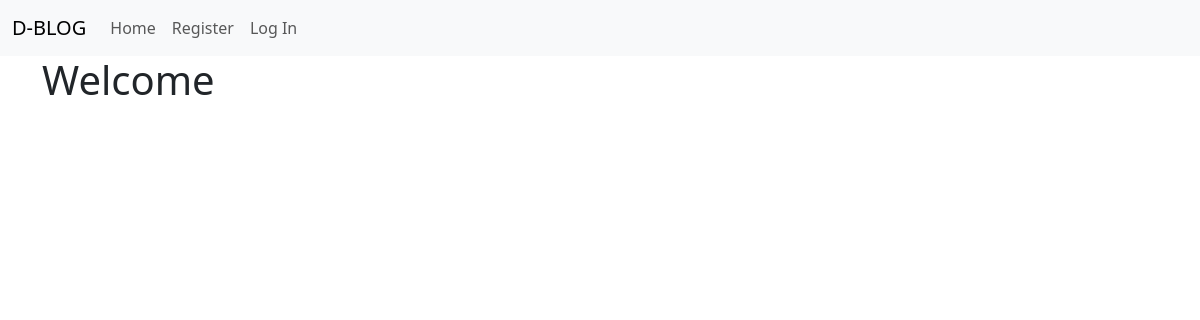
Before: / with the older database file.
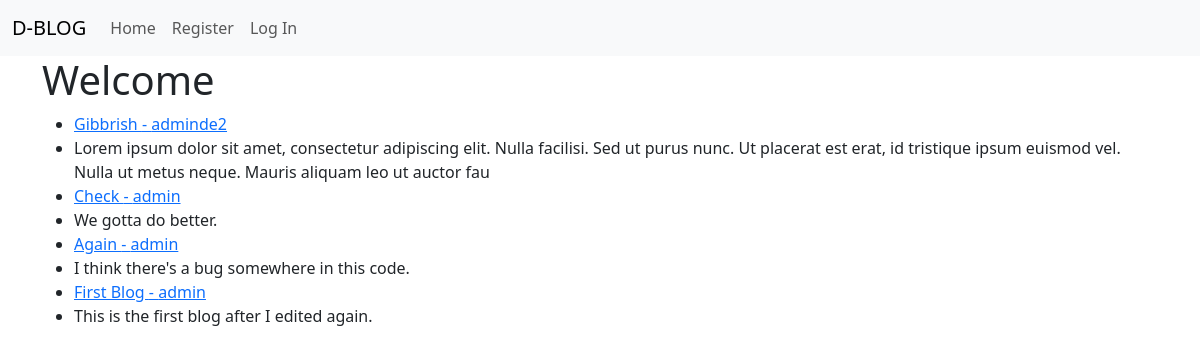
After: the same page with the newer database file.
### blog_post/models.py (models this page shows, shortened)
class Post(models.Model):
    title = models.CharField(max_length=255)
    author = models.ForeignKey(User, on_delete=models.CASCADE)
    content = models.TextField()
    created_at = models.DateTimeField(auto_now_add=True)

### blog_post/views.py (the view)
# urls.py: path('', Home.as_view(), name="blogger_home"),
class Home(ListView):
    model = Post
    template_name = 'home.html'
    ordering = ['-created_at']

### blog_post/templates/home.html (shortened to what this page needs)
{% extends 'layout.html'%}
{% block body %}
    <h1>Welcome</h1>
    <ul>
    {% for post in object_list %}
        <li> <a href="{% url 'details' post.pk %}" >{{post.title}} - {{post.author}}</a>
       <li> {{post.content| slice:"200"}} </li>
    {% endfor %}
    </ul>
{% endblock%}

### blog_post/templates/layout.html (shortened to what this page needs)
{% load static %}
<!DOCTYPE html>
<html lang="en">
<head>
  <link href="https://cdn.jsdelivr.net/npm/bootstrap@5.3.3/dist/css/bootstrap.min.css" rel="stylesheet">
  <link rel="stylesheet" href="https://cdn.jsdelivr.net/npm/bootstrap-icons@1.10.5/font/bootstrap-icons.css">
</head>
<nav class="navbar navbar-expand-lg bg-body-tertiary">
  <div class="container-fluid">
    <a class="navbar-brand" href="#">D-BLOG</a>
    <div class="collapse navbar-collapse" id="navbarSupportedContent">
     <form>
      <ul class="navbar-nav me-auto mb-2 mb-lg-0">
          <li class="nav-item"> <a class="nav-link" aria-current="page" href="{% url 'blogger_home' %}">Home</a> </li>
          {% if user.is_authenticated %}
           <li class="nav-item"> <a class="nav-link" href="{% url 'add_post' %}">Add Post </a> </li>
           <li class="nav-item"> <a class="nav-link" href="{% url 'logout' %}">Log Out</a> </li>
          {% else %}
           <li class="nav-item"> <a class="nav-link" href="{% url 'register' %}">Register </a> </li>
           <li class="nav-item"> <a class="nav-link" href="{% url 'login' %}">Log In</a> </li>
          {% endif %}
      </ul>
      </form>
    </div>
  </div>
</nav>
  <body>
  <div class="container">
    {% block body %}
    {% endblock %}
  </div>
  </body>
</html>

Changed rows visible on the page:
added Post: title "Gibbrish", author "adminde2", content "Lorem ipsum dolor sit amet, consectetur adipiscing elit. Nulla facilisi. Sed ut purus nunc. Ut placerat est erat, id tristique ipsum euismod vel. Nulla ut metus neque. Mauris aliquam leo ut auctor fau"
added Post: title "Check", author "admin", content "We gotta do better."
added Post: title "Again", author "admin", content "I think there's a bug somewhere in this code."
added Post: title "First Blog", author "admin", content "This is the first blog after I edited again."
